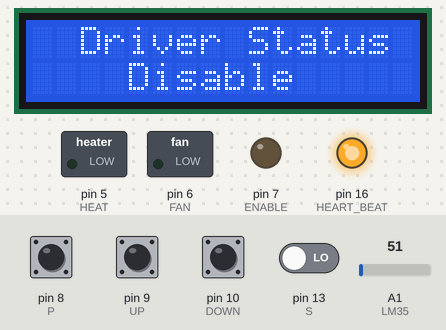
Simulated run of this sketch. Board: Arduino Uno, built with avr-gcc and run on an emulated ATmega328P. Parts: 16×2 character LCD, switched loads named in the sketch (green lamp = pin HIGH), output pins drawn as LEDs (lit = HIGH). Dashed ring = blinking. The inputs (shaded band) are chosen by the test bench; at power-on: pin 8 (P), pin 9 (UP), pin 10 (DOWN), pin 13 (S) LOW, A1 (LM35) = 51.

Above: at 1.2 s.
1.3 s: pin 9 (UP) pulled HIGH for 0.15 s
At 2.3 s:
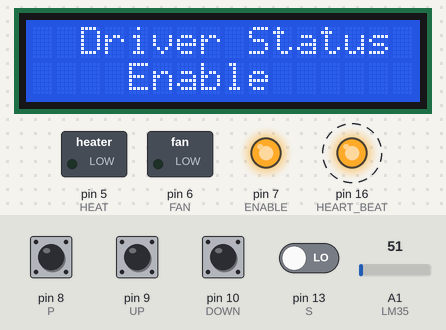
4.4 s: pin 10 (DOWN) pulled HIGH for 0.15 s
At 5.1 s:
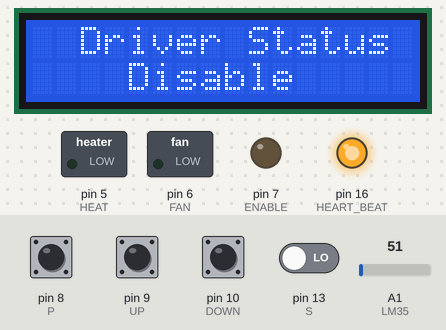
6.0 s: pin 9 (UP) pulled HIGH for 1 s
At 7.9 s:
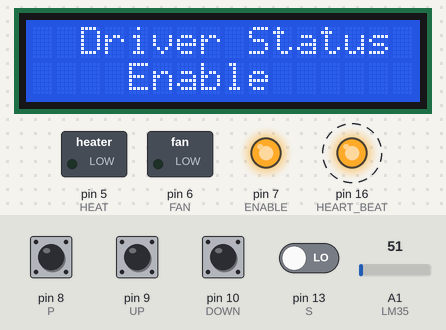
10.0 s: pin 10 (DOWN) pulled HIGH for 1 s
At 10.4 s:
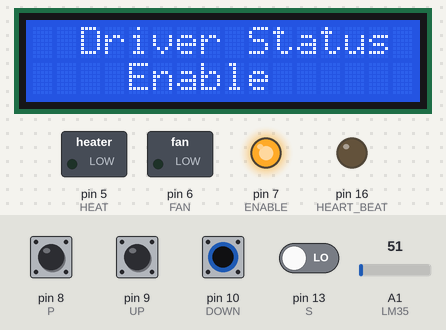
12.5 s: pin 8 (P) pulsed HIGH 5 times (0.12 s each, 0.3 s apart)
At 14.8 s:
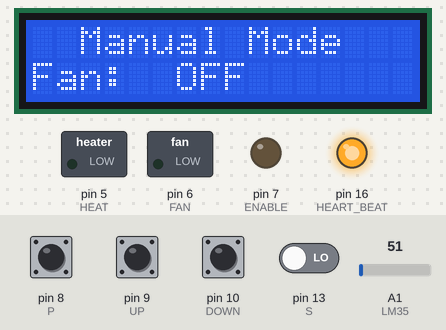
15.5 s: pin 9 (UP) pulled HIGH for 0.15 s
At 16.0 s:
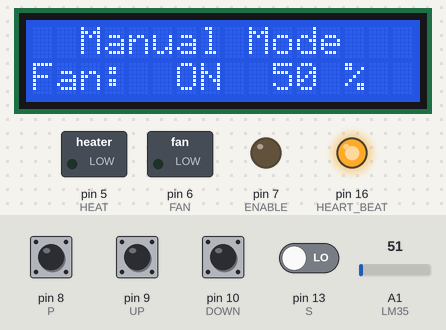
Timing chart, 0 to 18.1 s (numbered marks = the images above; inputs shaded):
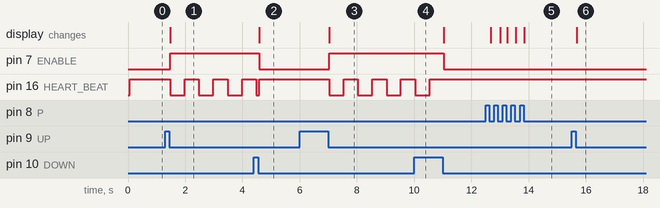

The sketch:

pojeto_2.ino
```cpp
#include "Arduino.h"
#include "botoes.h"
#include "controles.h"
#include "heart_beat.h"
#include "lcd_telas.h"
#include "lm35.h"

void setup()
{
  inicianiza_botoes();
  ini_trat_botoes();
  inicia_controlador();
  inicializa_lcd();
}

void loop()
{
  funcao_principal();
}
```

botoes.cpp
```cpp
#include "botoes.h"
#include "Bounce2.h"

Bounce SetPoint_BOTAO = Bounce();
Bounce P_BOTAO        = Bounce();
Bounce UP_BOTAO       = Bounce();
Bounce DOWN_BOTAO     = Bounce();

void inicianiza_botoes()
{
  pinMode(P,    INPUT);
  pinMode(UP,   INPUT);
  pinMode(DOWN, INPUT);
  pinMode(S,    INPUT);
}

void ini_trat_botoes()
{
  SetPoint_BOTAO.attach(S);
  P_BOTAO.attach(P);
  UP_BOTAO.attach(UP);
  DOWN_BOTAO.attach(DOWN);
  SetPoint_BOTAO.interval(25);
  P_BOTAO.interval(25);
  UP_BOTAO.interval(25);
  DOWN_BOTAO.interval(25);
}

void update_botoes()
{
  SetPoint_BOTAO.update();
  P_BOTAO.update();
  UP_BOTAO.update();
  DOWN_BOTAO.update();
}

bool P_button()
{
  if (P_BOTAO.fell())
    return true;
  else
    return false;
}

bool SetPoint_button()
{
  if (SetPoint_BOTAO.fell())
    return true;
  else
    return false;
}

bool UP_button()
{
  if (UP_BOTAO.fell())
    return true;
  else
    return false;
}

bool DOWN_button()
{
  if (DOWN_BOTAO.fell())
    return true;
  else
    return false;
}
```

botoes.h
```cpp
#ifndef BOTOES_H_
#define BOTOES_H_

#define P      8
#define UP     9
#define DOWN  10
#define S     13

void inicianiza_botoes();
void ini_trat_botoes();
void update_botoes();
bool P_button();
bool SetPoint_button();
bool UP_button();
bool DOWN_button();

#endif
```

controles.cpp
```cpp
#include "Arduino.h"
#include "controles.h"
#include "lm35.h"

float tempPadrao;
float ganho = 5;
int manual_HEAT;
int manual_FAN;
int ganho_heat    = 0;
int ganho_fan     = 0;
int estado_heat   = 0;
int estado_fan    = 0;
int estado_driver = 0;

void inicia_controlador()
{
  tempPadrao  = 25.0;
  manual_HEAT = 50;
  manual_FAN  = 50;
  pinMode(HEAT,   OUTPUT);
  pinMode(FAN,    OUTPUT);
  pinMode(ENABLE, OUTPUT);
  analogWrite (HEAT,   0);
  analogWrite (FAN,    0);
  digitalWrite(ENABLE, 0);
}

void estado_atual()
{
  if (tempPadrao > temperatura)
  {
    estado_heat = 1;
    estado_fan  = 0;
  }
  else if (tempPadrao < temperatura)
  {
    estado_heat = 0;
    estado_fan  = 1;
  }
  else
  {
    estado_heat = 0;
    estado_fan  = 0;
  }
}

void automatico_heatpwm()
{
	ganho_heat = (tempPadrao - temperatura) * ganho;
	if (ganho_heat > HEAT_MAX)
	{
		ganho_heat = HEAT_MAX;
	}
	analogWrite(HEAT, ganho_heat);
	analogWrite(FAN , 0);
}

void automatico_fanpwm()
{
	ganho_fan = (tempPadrao + temperatura) * ganho;
	if (ganho_fan < FAN_MIN)
	{
		ganho_fan = FAN_MIN;
	  analogWrite(FAN , ganho_fan);
	}
	else if (ganho_fan > FAN_MAX)
	{
		ganho_fan = FAN_MAX;
	  analogWrite(FAN , ganho_fan);
	}
	else
	{
	  analogWrite(FAN, ganho_fan);
	}
	analogWrite(HEAT, 0);
}
```

controles.h
```cpp
#ifndef CONTROLES_H_
#define CONTROLES_H_

#define HEAT   5
#define FAN    6
#define ENABLE 7

#define HEAT_MIN   0
#define HEAT_MAX  20
#define FAN_MIN   55
#define FAN_MAX  255

extern int   estado_heat;
extern int   estado_fan;
extern int   estado_driver;
extern int   manual_HEAT;
extern int   manual_FAN;
extern int   ganho_heat;
extern int   ganho_fan;
extern float tempPadrao;
extern float ganho;
extern bool  modo_HEAT;
extern bool  modo_FAN;

extern void inicia_controlador();
void automatico_heatpwm();
void automatico_fanpwm();
void estado_atual();

#endif
```

heart_beat.cpp
```cpp
#include "Arduino.h"
#include "heart_beat.h"
#include "controles.h"

void heart_beating()
{
  static unsigned long long int millis_heartbeat = 0;

  if (digitalRead(ENABLE) == HIGH)
  {
    if (millis() - millis_heartbeat >= DELAY_HEARTBEAT)
    {
      millis_heartbeat = millis();
      digitalWrite(HEART_BEAT, !digitalRead(HEART_BEAT));
    }
  }
  else if (digitalRead(ENABLE) == LOW)
    digitalWrite(HEART_BEAT, HIGH);
}
```

heart_beat.h
```cpp
#ifndef HEART_BEAT_H_
#define HEART_BEAT_H_

#define HEART_BEAT 16
#define DELAY_HEARTBEAT 500

void heart_beating();

#endif
```

lm35.cpp
```cpp
#include "Arduino.h"
#include "lm35.h"

float temperatura;

void Le_temperatura()
{
  int i;
  float vet_temperatura[TAM], aux;

  aux = 0;
  for (i = 0; i < TAM; i++)
  {
    vet_temperatura[i] = (float(analogRead(LM35)) * 5 / (1023)) / 0.01;
    aux += vet_temperatura[i];
  }
  aux = (aux / TAM);
  temperatura = aux;
}
```

lm35.h
```cpp
#ifndef LM35_H_
#define LM35_H_

#define LM35	15
#define TAM  100

extern float temperatura;

extern void Le_temperatura();

#endif
```

sloeber.ino.cpp
```cpp
#ifdef __IN_ECLIPSE__
//This is a automatic generated file
//Please do not modify this file
//If you touch this file your change will be overwritten during the next build
//This file has been generated on 2019-10-02 13:31:49

#include "Arduino.h"
#include "Arduino.h"
#include "botoes.h"
#include "controles.h"
#include "heart_beat.h"
#include "lcd_telas.h"
#include "lm35.h"

void setup() ;
void loop() ;

#include "pojeto_2.ino"


#endif
```

lcd_telas.cpp
```cpp
#include "Arduino.h"
#include "botoes.h"
#include "controles.h"
#include "heart_beat.h"
#include "lcd_telas.h"
#include "lm35.h"
#include <LiquidCrystal.h>
#include <Bounce2.h>

LiquidCrystal lcd(12, 11, 4, 3, 2, 1);

int estado = DRIVE, manual_HEATpwm = 0, manual_FANpwm = 0;
bool modo_HEAT = false, modo_FAN = false, configuracao = false;

void inicializa_lcd()
{
  lcd.begin(16, 2);
  pinMode(LM35, INPUT);
  pinMode(HEART_BEAT, OUTPUT);
}

void estado_inicial()
{
  while (estado == PRINCIPAL)
  {
    update_botoes();
    heart_beating();
    lcd.setCursor(0, 0);
    lcd.print("SP: ");
    lcd.print(tempPadrao, 1);
    lcd.setCursor(8, 0);
    lcd.print("C");
    Le_temperatura();
    lcd.setCursor(0, 1);
    lcd.print("PV: ");
    lcd.print(temperatura, 1);
    lcd.setCursor(8, 1);
    lcd.print("C");

    if (digitalRead(ENABLE) == LOW)
      estado_driver = 0;
    else
      estado_driver = 1;

    estado_atual();

    if (estado_driver == 0)
    {
      lcd.setCursor(11, 0);
      lcd.print("Driver");
      lcd.setCursor(12, 1);
      lcd.print("OFF");
    }
    else if (estado_driver == 1 && estado_heat == 0 && estado_fan == 0)
    {
      lcd.setCursor(11, 0);
      lcd.print("Driver");
      lcd.setCursor(12, 1);
      lcd.print("ON ");
    }
    else if (estado_driver == 1 && estado_heat == 1 && estado_fan == 0)
    {
      lcd.setCursor(10, 0);
      lcd.print("  Heat");
      lcd.setCursor(12, 1);
      lcd.print("ON ");
      if (modo_HEAT == false)
      {
    	  automatico_heatpwm();
      }
      else if (modo_HEAT == true)
      {
        manual_HEATpwm = map(manual_HEAT, 0, 100, HEAT_MIN, HEAT_MAX);
        analogWrite(HEAT, manual_HEATpwm);
        analogWrite(FAN, 0);
      }
    }
    else if (estado_driver == 1 && estado_heat == 0 && estado_fan == 1)
    {
      lcd.setCursor(10, 0);
      lcd.print("  Fan ");
      lcd.setCursor(12, 1);
      lcd.print("ON ");
      if (modo_FAN == false)
      {
    	  automatico_fanpwm();
      }
      else if (modo_FAN == true)
      {
        manual_FANpwm = map(manual_FAN, 0, 100, FAN_MIN, FAN_MAX);
        analogWrite(HEAT, 0);
        analogWrite(FAN, manual_FANpwm);
      }
    }

    if (P_button())
      estado = SET_POINT;
  }
}

void funcao_set_point()
{
  while (estado == SET_POINT)
  {
    heart_beating();
    lcd.setCursor(0, 0);
    lcd.print("New Set Point");
    lcd.setCursor(0, 1);
    lcd.print("SP: ");
    lcd.print(tempPadrao, 1);
    update_botoes();

    if (UP_button())
      tempPadrao += 1;

    if (DOWN_button())
      tempPadrao -= 1;

    if (P_button())
      estado = GANHO;
  }
}

void funcao_ganho()
{
  while (estado == GANHO)
  {
    heart_beating();
    lcd.setCursor(0, 0);
    lcd.print("New Prop. Gain");
    lcd.setCursor(0, 1);
    lcd.print("Kp: ");
    lcd.print(ganho, 1);
    update_botoes();

    if (UP_button())
      ganho += 1;

    if (DOWN_button())
    {
      ganho -= 1;
      if (ganho < 1)
        ganho = 1;
    }

    if (P_button())
      estado = AQUECEDOR;
  }
}

void aquecedor_m()
{
  while (estado == AQUECEDOR)
  {
    heart_beating();
    lcd.setCursor(2, 0);
    lcd.print("Manual Mode");
    lcd.setCursor(0, 1);
    lcd.print("Heat: ");
    update_botoes();

    if (modo_HEAT == true)
    {
      lcd.setCursor(6, 1);
      lcd.print("ON ");
      lcd.setCursor(10, 1);
      lcd.print(manual_HEAT);
      lcd.setCursor(13, 1);
      lcd.print("%");
    }
    else if (modo_HEAT == false)
    {
      lcd.setCursor(6, 1);
      lcd.print("OFF");
      lcd.setCursor(10, 1);
      lcd.print("    ");
    }

    if (UP_button())
      modo_HEAT  = true;

    if (DOWN_button())
      modo_HEAT  = false;

    if (SetPoint_button())
    {
      lcd.setCursor(15, 1);
      lcd.print("<");
      if (modo_HEAT == true)
      {
        configuracao = true;
        while (configuracao == true)
        {
          heart_beating();
          update_botoes();
          if (UP_button())
          {
            manual_HEAT += 5;
            lcd.setCursor(10, 1);
            lcd.print("   ");
            if (manual_HEAT >= 100)
              manual_HEAT = 100;
          }
          if (DOWN_button())
          {
            manual_HEAT -= 5;
            lcd.setCursor(10, 1);
            lcd.print("   ");
            if (manual_HEAT < 0)
              manual_HEAT = 0;
          }
          lcd.setCursor(10, 1);
          lcd.print(manual_HEAT);
          if (SetPoint_button())
          {
            lcd.setCursor(15, 1);
            lcd.print(" ");
            configuracao = false;
          }
        }
      }
    }
    if (P_button())
      estado = VENTILADOR;
  }
}

void ventilador_m()
{
  while (estado == VENTILADOR)
  {
    heart_beating();
    lcd.setCursor(2, 0);
    lcd.print("Manual Mode");
    lcd.setCursor(0, 1);
    lcd.print("Fan: ");
    update_botoes();

    if (modo_FAN == true)
    {
      lcd.setCursor(6, 1);
      lcd.print("ON ");
      lcd.setCursor(10, 1);
      lcd.print(manual_FAN);
      lcd.setCursor(13, 1);
      lcd.print("%");
    }
    else if (modo_FAN == false)
    {
      lcd.setCursor(6, 1);
      lcd.print("OFF");
      lcd.setCursor(10, 1);
      lcd.print("    ");
    }

    if (UP_button())
      modo_FAN  = true;

    if (DOWN_button())
      modo_FAN  = false;

    if (SetPoint_button())
    {
      lcd.setCursor(15, 1);
      lcd.print("<");
      if (modo_FAN == true)
      {
        configuracao = true;
        while (configuracao == true)
        {
          heart_beating();
          update_botoes();
          if (UP_button())
          {
            manual_FAN += 5;
            lcd.setCursor(10, 1);
            lcd.print("   ");
            if (manual_FAN >= 100)
              manual_FAN = 100;
          }
          if (DOWN_button())
          {
            manual_FAN -= 5;
            lcd.setCursor(10, 1);
            lcd.print("   ");
            if (manual_FAN < 0)
              manual_FAN = 0;
          }
          lcd.setCursor(10, 1);
          lcd.print(manual_FAN);
          if (SetPoint_button())
          {
            lcd.setCursor(15, 1);
            lcd.print(" ");
            configuracao = false;
          }
        }
      }
    }
    if (P_button())
      estado = DRIVE;
  }
}

void func_drive()
{
  while (estado == DRIVE)
  {
    heart_beating();
    lcd.setCursor(2, 0);
    lcd.print("Driver Status");
    update_botoes();
    if (digitalRead(ENABLE) == HIGH)
    {
      lcd.setCursor(4, 1);
      lcd.print("Enable ");
    }
    else
    {
      lcd.setCursor(4, 1);
      lcd.print("Disable");
    }

    if (UP_button())
      digitalWrite(ENABLE, HIGH);

    if (DOWN_button())
      digitalWrite(ENABLE, LOW);

    if (P_button())
      estado = PRINCIPAL;
  }
}

void funcao_principal()
{
  switch (estado)
  {
    case PRINCIPAL:
      lcd.clear();
      estado_inicial();
      break;

    case SET_POINT:
      lcd.clear();
      funcao_set_point();
      break;

    case GANHO:
      lcd.clear();
      funcao_ganho();
      break;

    case AQUECEDOR:
      lcd.clear();
      aquecedor_m();
      break;

    case VENTILADOR:
      lcd.clear();
      ventilador_m();
      break;

    case DRIVE:
      lcd.clear();
      func_drive();
      break;
  }
}
```

lcd_telas.h
```cpp
#ifndef LCD_TELAS_H_
#define LCD_TELAS_H_

typedef enum
{
  PRINCIPAL = 0, SET_POINT, GANHO, AQUECEDOR, VENTILADOR, DRIVE
} Estados;

extern int   estado;
extern int   manual_HEATpwm;
extern int   manual_FANpwm;
extern bool  configuracao;

void inicializa_lcd();
void estado_inicial();
void funcao_set_point();
void funcao_ganho();
void aquecedor_m();
void ventilador_m();
void func_drive();
void funcao_principal();

#endif
```

Measured:
- after the input at 1.3 s, pin 7 (ENABLE): LOW → HIGH after 0.18 s; pin 16 (HEART_BEAT): alternates HIGH for 0.50 s and LOW for 0.50 s, starting after 0.18 s; the display: changes after 0.18 s (image 1)
- after the input at 4.4 s, pin 7 (ENABLE): HIGH → LOW after 0.18 s; the display: changes after 0.18 s (image 2)
- after the input at 6.0 s, pin 7 (ENABLE): LOW → HIGH after 1.0 s; pin 16 (HEART_BEAT): alternates HIGH for 0.50 s and LOW for 0.50 s, starting after 1.0 s; the display: changes after 1.0 s (image 3)
- after the input at 10.0 s, pin 7 (ENABLE): HIGH → LOW after 1.0 s; pin 16 (HEART_BEAT): goes on until 10.5 s, then stays HIGH
- after the input at 12.5 s, the display: first changes after 0.18 s (image 5 shows a later state)
- after the input at 15.5 s, the display: changes after 0.18 s (image 6)
